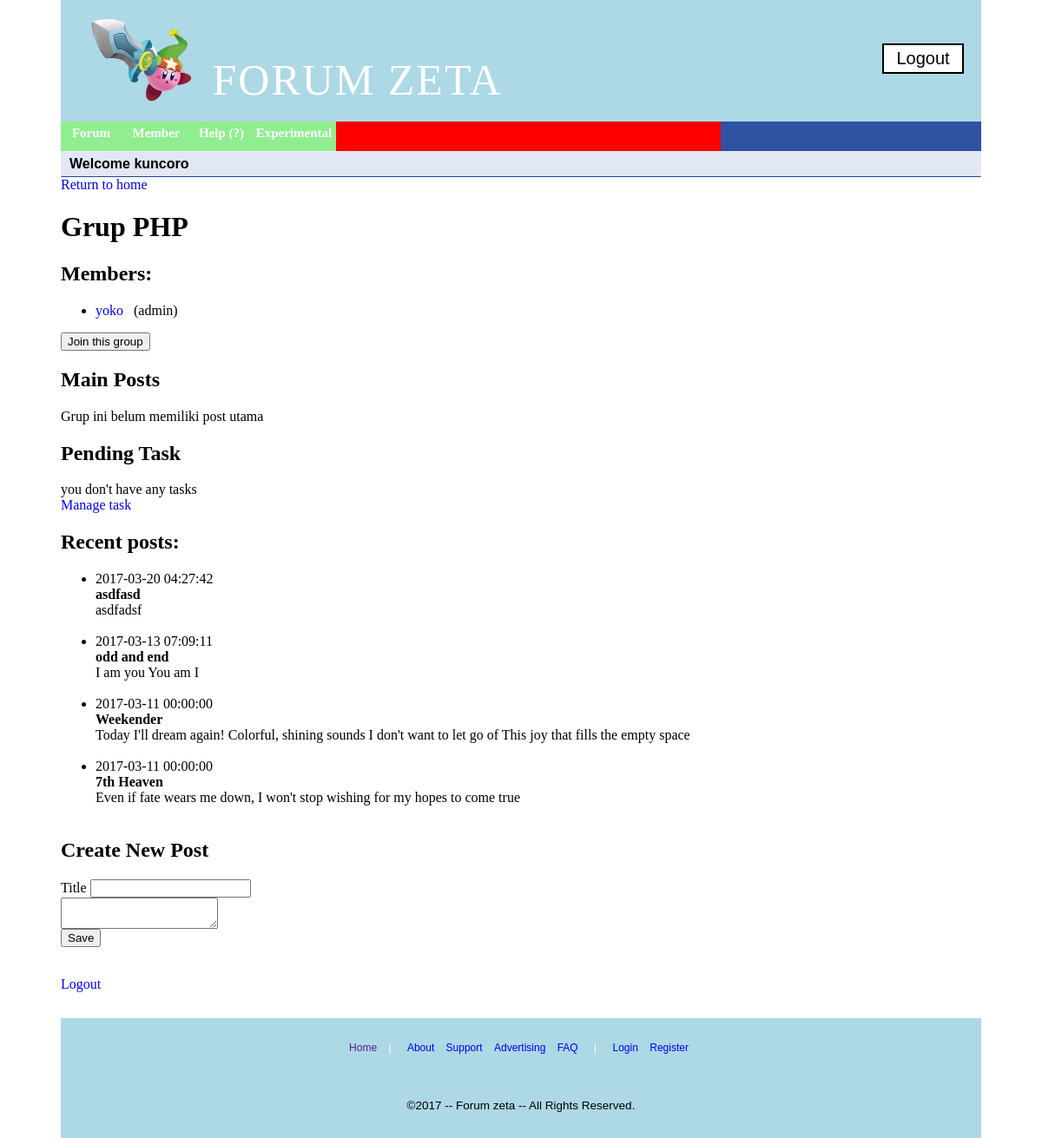
The page /home.php?page=group&idGroup=php (signed in) on the database as committed earlier.
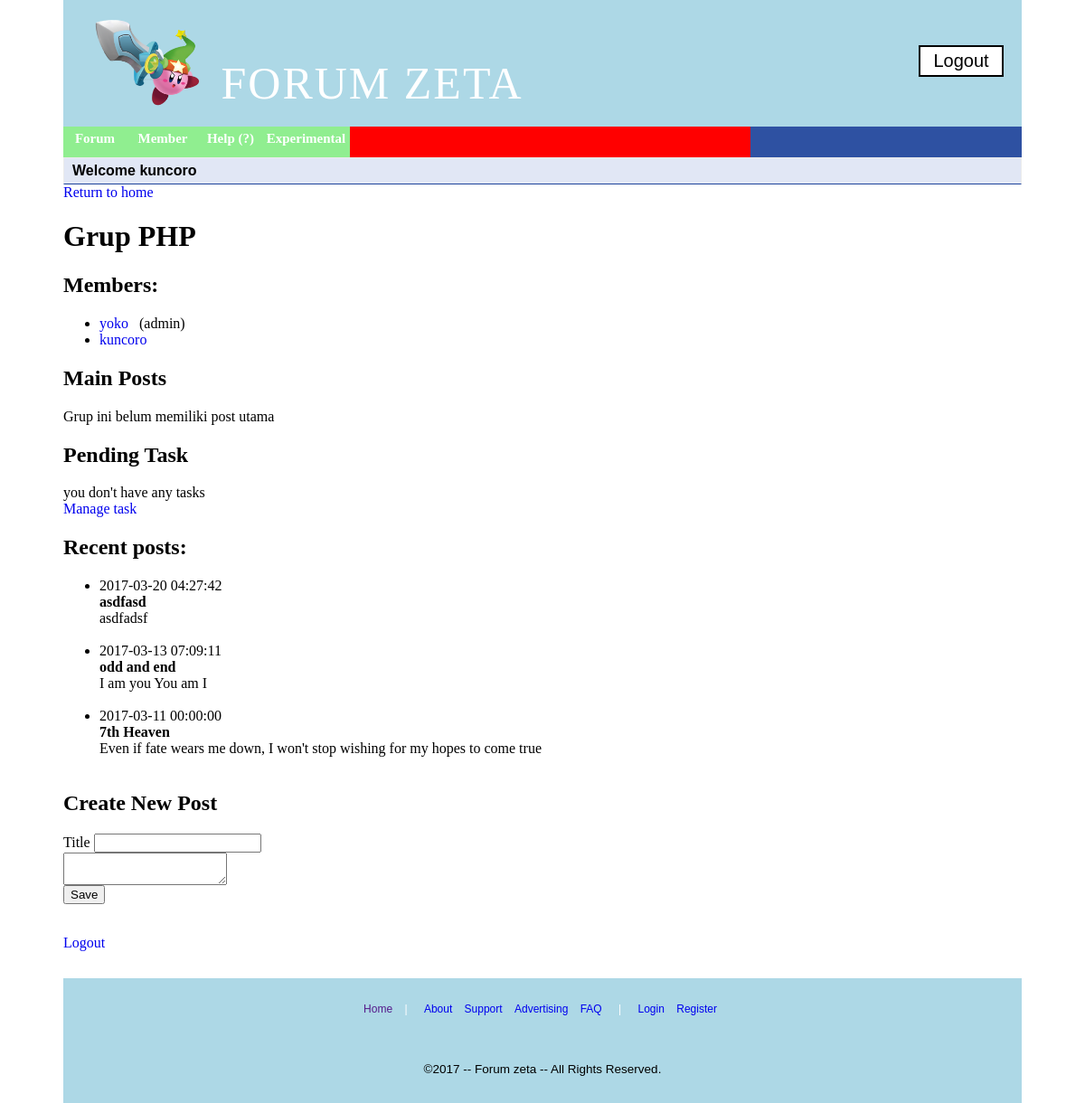
The same page on the database as committed later.
### tables this page shows
CREATE TABLE `member` (
  `memberId` int(11) NOT NULL,
  `userName` varchar(30) NOT NULL,
  `groupId` varchar(20) NOT NULL
);

CREATE TABLE `post` (
  `idPost` int(11) NOT NULL,
  `userName` varchar(30) NOT NULL,
  `groupId` varchar(20) NOT NULL,
  `title` varchar(20) NOT NULL,
  `content` text NOT NULL,
  `timestamp` datetime NOT NULL
);

### database.php (called while the page is built, shortened)
<?php
	class Database {
		private $conn;
		function __construct() {
			$this->conn = mysqli_connect("localhost", "root", "", "forum");
		}
		function fetch($query) {
			$result = $this->conn->query($query);
			$retval = array();
			while ($row = mysqli_fetch_array($result)) {
				array_push($retval, $row);
			}
			return $retval;
		}
	}
	class userDB extends Database {
		function getMembers($groupId) {
			$query = "SELECT memberId, userName FROM member WHERE groupId = '$groupId'";
			return $this->fetch($query);
		}
		function getGroup($groupid) {
			$query = "SELECT * FROM forumgroup WHERE idGroup = '$groupid'";
			$result = $this->fetch($query);
			$result = $result[0];
			return $result;
		}
		function checkMember($username, $groupid) {
			$query = "SELECT * FROM member WHERE userName = '$username' AND groupId = '$groupid'";
			$result = $this->fetch($query);
			if ($result) {
				return $result[0];
			} else {
				return false;
			}
		}
	}
	class postDB extends Database {
		function selectByGrp($groupid) {
			$query = "SELECT * FROM post WHERE groupId = '$groupid' ORDER BY timestamp DESC";
			return $this->fetch($query);
		}
	}
	class taskDB extends Database {
		function getTask($groupid, $status) {
			$query = "SELECT * FROM grouptask WHERE groupid = '$groupid' AND status = '$status'";
			return $this->fetch($query);
		}
	}
?>

### group.php (the view, shortened to what this page needs)
<?php
	require_once 'database.php';
	$idGroup = $_GET['idGroup'];
	$group = $dbUsr->getGroup($idGroup);
	if (isset($_SESSION['login'])) $username = $_SESSION['login'];
	$res = $dbUsr->checkMember($username, $idGroup);
	$dbTask = new taskDB();
	$tasks = $dbTask->getTask($idGroup, 0);
	 ?>
	<h1><?php echo $group['groupName'];?></h1>
	<?php $members = $dbUsr->getMembers($idGroup);
		$groupPosts = $dbPost->selectByGrp($idGroup);
	?>
	<h2>Members:</h2>
	<?php
	if (count($members) == 0) {
		echo "don't have any member?";
	} else { ?>
		<ul>
		<?php foreach ($members as $m) { ?>
			<li><a href="idx.php?page=persona&user=<?php echo $m['userName']; ?>"><?php echo $m['userName']; ?></a>
				<?php if ($m['userName'] == $group['groupAdmin']) {
					echo "(admin)";
				} ?>
			</li>
		<?php } ?>
		</ul>
	<?php }
	if (!$res) { ?>
		<form method="POST">
			<input type="submit" name="join" value="Join this group">
		</form>
	<?php } ?>
	<h2>Main Posts</h2>
	<p><?php if ($group['mainPost']) {
		echo $group['mainPost'];
	} else {
		echo "Grup ini belum memiliki post utama";
	} ?></p>
	<h2>Pending Task</h2>
	<?php if (count($tasks) == 0) {
		echo "you don't have any tasks";
	} else {
		$total = count($tasks);
		echo "you still have $total pending tasks"; ?>
	<?php } ?>
	<br>
	<a href="index.php?page=task&group=<?php echo $idGroup; ?>&usr=<?php echo $username ;?>">Manage task</a>
	<h2>Recent posts:</h2>
	<?php if (count($groupPosts) == 0) {
			echo "Empty post.<br>";
		} else { ?>
		<ul>
		<?php foreach ($groupPosts as $p) { ?>
			<li>
				<?php echo $p['timestamp']; ?><br>
				<b><?php echo $p['title']; ?></b>
				<br>
				<?php echo $p['content']; ?>
			</li>
			<br>
		<?php } ?>
		</ul>
	<?php } ?>

Rows that differ between the two databases and show on the page:
removed post: timestamp "2017-03-11 00:00:00", title "Weekender", content "Today I'll dream again! Colorful, shining sounds I don't want to let go of This joy that fills the empty space"
added member: userName "kuncoro"
Other text that changed with them:
form field join: "Join this group" → (not shown)
